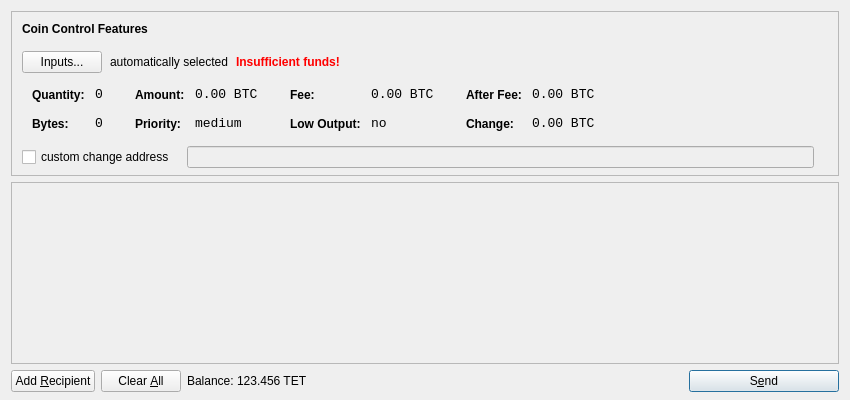
<?xml version="1.0" encoding="UTF-8"?>
<ui version="4.0">
 <class>SendCoinsDialog</class>
 <widget class="QDialog" name="SendCoinsDialog">
  <property name="geometry">
   <rect>
    <x>0</x>
    <y>0</y>
    <width>850</width>
    <height>400</height>
   </rect>
  </property>
  <property name="windowTitle">
   <string>Send Coins</string>
  </property>
  <layout class="QVBoxLayout" name="verticalLayout" stretch="0,1,0">
   <property name="bottomMargin">
    <number>8</number>
   </property>
   <item>
    <widget class="QFrame" name="frameCoinControl">
     <property name="sizePolicy">
      <sizepolicy hsizetype="Expanding" vsizetype="Expanding">
       <horstretch>0</horstretch>
       <verstretch>0</verstretch>
      </sizepolicy>
     </property>
     <property name="maximumSize">
      <size>
       <width>16777215</width>
       <height>16777215</height>
      </size>
     </property>
     <property name="frameShape">
      <enum>QFrame::StyledPanel</enum>
     </property>
     <property name="frameShadow">
      <enum>QFrame::Sunken</enum>
     </property>
     <layout class="QVBoxLayout" name="verticalLayoutCoinControl2">
      <property name="spacing">
       <number>-1</number>
      </property>
      <property name="leftMargin">
       <number>0</number>
      </property>
      <property name="topMargin">
       <number>0</number>
      </property>
      <property name="rightMargin">
       <number>0</number>
      </property>
      <property name="bottomMargin">
       <number>6</number>
      </property>
      <item>
       <layout class="QVBoxLayout" name="verticalLayoutCoinControl" stretch="0,0,0,0,1">
        <property name="spacing">
         <number>0</number>
        </property>
        <property name="leftMargin">
         <number>10</number>
        </property>
        <property name="topMargin">
         <number>10</number>
        </property>
        <item>
         <layout class="QHBoxLayout" name="horizontalLayoutCoinControl1">
          <property name="bottomMargin">
           <number>15</number>
          </property>
          <item>
           <widget class="QLabel" name="labelCoinControlFeatures">
            <property name="sizePolicy">
             <sizepolicy hsizetype="Preferred" vsizetype="Maximum">
              <horstretch>0</horstretch>
              <verstretch>0</verstretch>
             </sizepolicy>
            </property>
            <property name="font">
             <font>
              <weight>75</weight>
              <bold>true</bold>
             </font>
            </property>
            <property name="styleSheet">
             <string notr="true">font-weight:bold;</string>
            </property>
            <property name="text">
             <string>Coin Control Features</string>
            </property>
           </widget>
          </item>
         </layout>
        </item>
        <item>
         <layout class="QHBoxLayout" name="horizontalLayoutCoinControl2" stretch="0,0,0,0">
          <property name="spacing">
           <number>8</number>
          </property>
          <property name="bottomMargin">
           <number>10</number>
          </property>
          <item>
           <widget class="QPushButton" name="pushButtonCoinControl">
            <property name="styleSheet">
             <string notr="true"/>
            </property>
            <property name="text">
             <string>Inputs...</string>
            </property>
           </widget>
          </item>
          <item>
           <widget class="QLabel" name="labelCoinControlAutomaticallySelected">
            <property name="text">
             <string>automatically selected</string>
            </property>
            <property name="margin">
             <number>5</number>
            </property>
           </widget>
          </item>
          <item>
           <widget class="QLabel" name="labelCoinControlInsuffFunds">
            <property name="font">
             <font>
              <weight>75</weight>
              <bold>true</bold>
             </font>
            </property>
            <property name="styleSheet">
             <string notr="true">color:red;font-weight:bold;</string>
            </property>
            <property name="text">
             <string>Insufficient funds!</string>
            </property>
            <property name="margin">
             <number>5</number>
            </property>
           </widget>
          </item>
          <item>
           <spacer name="horizontalSpacerCoinControl">
            <property name="orientation">
             <enum>Qt::Horizontal</enum>
            </property>
            <property name="sizeHint" stdset="0">
             <size>
              <width>40</width>
              <height>1</height>
             </size>
            </property>
           </spacer>
          </item>
         </layout>
        </item>
        <item>
         <widget class="QWidget" name="widgetCoinControl" native="true">
          <property name="sizePolicy">
           <sizepolicy hsizetype="Preferred" vsizetype="Preferred">
            <horstretch>0</horstretch>
            <verstretch>0</verstretch>
           </sizepolicy>
          </property>
          <property name="minimumSize">
           <size>
            <width>0</width>
            <height>0</height>
           </size>
          </property>
          <property name="styleSheet">
           <string notr="true"/>
          </property>
          <layout class="QHBoxLayout" name="horizontalLayoutCoinControl5">
           <property name="margin">
            <number>0</number>
           </property>
           <item>
            <layout class="QHBoxLayout" name="horizontalLayoutCoinControl3" stretch="0,0,0,1">
             <property name="spacing">
              <number>20</number>
             </property>
             <property name="topMargin">
              <number>0</number>
             </property>
             <property name="bottomMargin">
              <number>10</number>
             </property>
             <item>
              <layout class="QFormLayout" name="formLayoutCoinControl1">
               <property name="horizontalSpacing">
                <number>10</number>
               </property>
               <property name="verticalSpacing">
                <number>14</number>
               </property>
               <property name="leftMargin">
                <number>10</number>
               </property>
               <property name="topMargin">
                <number>4</number>
               </property>
               <property name="rightMargin">
                <number>6</number>
               </property>
               <item row="0" column="0">
                <widget class="QLabel" name="labelCoinControlQuantityText">
                 <property name="styleSheet">
                  <string notr="true">font-weight:bold;</string>
                 </property>
                 <property name="text">
                  <string>Quantity:</string>
                 </property>
                 <property name="margin">
                  <number>0</number>
                 </property>
                </widget>
               </item>
               <item row="0" column="1">
                <widget class="QLabel" name="labelCoinControlQuantity">
                 <property name="font">
                  <font>
                   <family>Monospace</family>
                   <pointsize>10</pointsize>
                  </font>
                 </property>
                 <property name="cursor">
                  <cursorShape>IBeamCursor</cursorShape>
                 </property>
                 <property name="contextMenuPolicy">
                  <enum>Qt::ActionsContextMenu</enum>
                 </property>
                 <property name="text">
                  <string notr="true">0</string>
                 </property>
                 <property name="margin">
                  <number>0</number>
                 </property>
                 <property name="textInteractionFlags">
                  <set>Qt::LinksAccessibleByMouse|Qt::TextSelectableByKeyboard|Qt::TextSelectableByMouse</set>
                 </property>
                </widget>
               </item>
               <item row="1" column="0">
                <widget class="QLabel" name="labelCoinControlBytesText">
                 <property name="styleSheet">
                  <string notr="true">font-weight:bold;</string>
                 </property>
                 <property name="text">
                  <string>Bytes:</string>
                 </property>
                </widget>
               </item>
               <item row="1" column="1">
                <widget class="QLabel" name="labelCoinControlBytes">
                 <property name="font">
                  <font>
                   <family>Monospace</family>
                   <pointsize>10</pointsize>
                  </font>
                 </property>
                 <property name="cursor">
                  <cursorShape>IBeamCursor</cursorShape>
                 </property>
                 <property name="contextMenuPolicy">
                  <enum>Qt::ActionsContextMenu</enum>
                 </property>
                 <property name="text">
                  <string notr="true">0</string>
                 </property>
                 <property name="textInteractionFlags">
                  <set>Qt::LinksAccessibleByMouse|Qt::TextSelectableByKeyboard|Qt::TextSelectableByMouse</set>
                 </property>
                </widget>
               </item>
              </layout>
             </item>
             <item>
              <layout class="QFormLayout" name="formLayoutCoinControl2">
               <property name="horizontalSpacing">
                <number>10</number>
               </property>
               <property name="verticalSpacing">
                <number>14</number>
               </property>
               <property name="leftMargin">
                <number>6</number>
               </property>
               <property name="topMargin">
                <number>4</number>
               </property>
               <property name="rightMargin">
                <number>6</number>
               </property>
               <item row="0" column="0">
                <widget class="QLabel" name="labelCoinControlAmountText">
                 <property name="styleSheet">
                  <string notr="true">font-weight:bold;</string>
                 </property>
                 <property name="text">
                  <string>Amount:</string>
                 </property>
                 <property name="margin">
                  <number>0</number>
                 </property>
                </widget>
               </item>
               <item row="0" column="1">
                <widget class="QLabel" name="labelCoinControlAmount">
                 <property name="font">
                  <font>
                   <family>Monospace</family>
                   <pointsize>10</pointsize>
                  </font>
                 </property>
                 <property name="cursor">
                  <cursorShape>IBeamCursor</cursorShape>
                 </property>
                 <property name="contextMenuPolicy">
                  <enum>Qt::ActionsContextMenu</enum>
                 </property>
                 <property name="text">
                  <string notr="true">0.00 BTC</string>
                 </property>
                 <property name="textInteractionFlags">
                  <set>Qt::LinksAccessibleByMouse|Qt::TextSelectableByKeyboard|Qt::TextSelectableByMouse</set>
                 </property>
                </widget>
               </item>
               <item row="1" column="0">
                <widget class="QLabel" name="labelCoinControlPriorityText">
                 <property name="styleSheet">
                  <string notr="true">font-weight:bold;</string>
                 </property>
                 <property name="text">
                  <string>Priority:</string>
                 </property>
                </widget>
               </item>
               <item row="1" column="1">
                <widget class="QLabel" name="labelCoinControlPriority">
                 <property name="font">
                  <font>
                   <family>Monospace</family>
                   <pointsize>10</pointsize>
                  </font>
                 </property>
                 <property name="cursor">
                  <cursorShape>IBeamCursor</cursorShape>
                 </property>
                 <property name="contextMenuPolicy">
                  <enum>Qt::ActionsContextMenu</enum>
                 </property>
                 <property name="text">
                  <string>medium</string>
                 </property>
                 <property name="textInteractionFlags">
                  <set>Qt::LinksAccessibleByMouse|Qt::TextSelectableByKeyboard|Qt::TextSelectableByMouse</set>
                 </property>
                </widget>
               </item>
              </layout>
             </item>
             <item>
              <layout class="QFormLayout" name="formLayoutCoinControl3">
               <property name="horizontalSpacing">
                <number>10</number>
               </property>
               <property name="verticalSpacing">
                <number>14</number>
               </property>
               <property name="leftMargin">
                <number>6</number>
               </property>
               <property name="topMargin">
                <number>4</number>
               </property>
               <property name="rightMargin">
                <number>6</number>
               </property>
               <item row="0" column="0">
                <widget class="QLabel" name="labelCoinControlFeeText">
                 <property name="styleSheet">
                  <string notr="true">font-weight:bold;</string>
                 </property>
                 <property name="text">
                  <string>Fee:</string>
                 </property>
                 <property name="margin">
                  <number>0</number>
                 </property>
                </widget>
               </item>
               <item row="0" column="1">
                <widget class="QLabel" name="labelCoinControlFee">
                 <property name="font">
                  <font>
                   <family>Monospace</family>
                   <pointsize>10</pointsize>
                  </font>
                 </property>
                 <property name="cursor">
                  <cursorShape>IBeamCursor</cursorShape>
                 </property>
                 <property name="contextMenuPolicy">
                  <enum>Qt::ActionsContextMenu</enum>
                 </property>
                 <property name="text">
                  <string notr="true">0.00 BTC</string>
                 </property>
                 <property name="textInteractionFlags">
                  <set>Qt::LinksAccessibleByMouse|Qt::TextSelectableByKeyboard|Qt::TextSelectableByMouse</set>
                 </property>
                </widget>
               </item>
               <item row="1" column="0">
                <widget class="QLabel" name="labelCoinControlLowOutputText">
                 <property name="styleSheet">
                  <string notr="true">font-weight:bold;</string>
                 </property>
                 <property name="text">
                  <string>Low Output:</string>
                 </property>
                </widget>
               </item>
               <item row="1" column="1">
                <widget class="QLabel" name="labelCoinControlLowOutput">
                 <property name="font">
                  <font>
                   <family>Monospace</family>
                   <pointsize>10</pointsize>
                  </font>
                 </property>
                 <property name="cursor">
                  <cursorShape>IBeamCursor</cursorShape>
                 </property>
                 <property name="contextMenuPolicy">
                  <enum>Qt::ActionsContextMenu</enum>
                 </property>
                 <property name="text">
                  <string>no</string>
                 </property>
                 <property name="textInteractionFlags">
                  <set>Qt::LinksAccessibleByMouse|Qt::TextSelectableByKeyboard|Qt::TextSelectableByMouse</set>
                 </property>
                </widget>
               </item>
              </layout>
             </item>
             <item>
              <layout class="QFormLayout" name="formLayoutCoinControl4">
               <property name="horizontalSpacing">
                <number>10</number>
               </property>
               <property name="verticalSpacing">
                <number>14</number>
               </property>
               <property name="leftMargin">
                <number>6</number>
               </property>
               <property name="topMargin">
                <number>4</number>
               </property>
               <property name="rightMargin">
                <number>6</number>
               </property>
               <item row="0" column="0">
                <widget class="QLabel" name="labelCoinControlAfterFeeText">
                 <property name="styleSheet">
                  <string notr="true">font-weight:bold;</string>
                 </property>
                 <property name="text">
                  <string>After Fee:</string>
                 </property>
                 <property name="margin">
                  <number>0</number>
                 </property>
                </widget>
               </item>
               <item row="0" column="1">
                <widget class="QLabel" name="labelCoinControlAfterFee">
                 <property name="font">
                  <font>
                   <family>Monospace</family>
                   <pointsize>10</pointsize>
                  </font>
                 </property>
                 <property name="cursor">
                  <cursorShape>IBeamCursor</cursorShape>
                 </property>
                 <property name="contextMenuPolicy">
                  <enum>Qt::ActionsContextMenu</enum>
                 </property>
                 <property name="text">
                  <string notr="true">0.00 BTC</string>
                 </property>
                 <property name="textInteractionFlags">
                  <set>Qt::LinksAccessibleByMouse|Qt::TextSelectableByKeyboard|Qt::TextSelectableByMouse</set>
                 </property>
                </widget>
               </item>
               <item row="1" column="0">
                <widget class="QLabel" name="labelCoinControlChangeText">
                 <property name="styleSheet">
                  <string notr="true">font-weight:bold;</string>
                 </property>
                 <property name="text">
                  <string>Change:</string>
                 </property>
                </widget>
               </item>
               <item row="1" column="1">
                <widget class="QLabel" name="labelCoinControlChange">
                 <property name="font">
                  <font>
                   <family>Monospace</family>
                   <pointsize>10</pointsize>
                  </font>
                 </property>
                 <property name="cursor">
                  <cursorShape>IBeamCursor</cursorShape>
                 </property>
                 <property name="contextMenuPolicy">
                  <enum>Qt::ActionsContextMenu</enum>
                 </property>
                 <property name="text">
                  <string notr="true">0.00 BTC</string>
                 </property>
                 <property name="textInteractionFlags">
                  <set>Qt::LinksAccessibleByMouse|Qt::TextSelectableByKeyboard|Qt::TextSelectableByMouse</set>
                 </property>
                </widget>
               </item>
              </layout>
             </item>
            </layout>
           </item>
          </layout>
         </widget>
        </item>
        <item>
         <layout class="QHBoxLayout" name="horizontalLayoutCoinControl4" stretch="0,0,0">
          <property name="spacing">
           <number>12</number>
          </property>
          <property name="sizeConstraint">
           <enum>QLayout::SetDefaultConstraint</enum>
          </property>
          <property name="topMargin">
           <number>5</number>
          </property>
          <property name="rightMargin">
           <number>5</number>
          </property>
          <item>
           <widget class="QCheckBox" name="checkBoxCoinControlChange">
            <property name="text">
             <string>custom change address</string>
            </property>
           </widget>
          </item>
          <item>
           <widget class="QLineEdit" name="lineEditCoinControlChange">
            <property name="enabled">
             <bool>false</bool>
            </property>
            <property name="sizePolicy">
             <sizepolicy hsizetype="Expanding" vsizetype="Fixed">
              <horstretch>0</horstretch>
              <verstretch>0</verstretch>
             </sizepolicy>
            </property>
           </widget>
          </item>
          <item>
           <widget class="QLabel" name="labelCoinControlChangeLabel">
            <property name="sizePolicy">
             <sizepolicy hsizetype="Preferred" vsizetype="Expanding">
              <horstretch>0</horstretch>
              <verstretch>0</verstretch>
             </sizepolicy>
            </property>
            <property name="minimumSize">
             <size>
              <width>0</width>
              <height>0</height>
             </size>
            </property>
            <property name="text">
             <string/>
            </property>
            <property name="margin">
             <number>3</number>
            </property>
           </widget>
          </item>
         </layout>
        </item>
        <item>
         <spacer name="verticalSpacerCoinControl">
          <property name="orientation">
           <enum>Qt::Vertical</enum>
          </property>
          <property name="sizeHint" stdset="0">
           <size>
            <width>800</width>
            <height>1</height>
           </size>
          </property>
         </spacer>
        </item>
       </layout>
      </item>
     </layout>
    </widget>
   </item>
   <item>
    <widget class="QScrollArea" name="scrollArea">
     <property name="widgetResizable">
      <bool>true</bool>
     </property>
     <widget class="QWidget" name="scrollAreaWidgetContents">
      <property name="geometry">
       <rect>
        <x>0</x>
        <y>0</y>
        <width>830</width>
        <height>165</height>
       </rect>
      </property>
      <layout class="QVBoxLayout" name="verticalLayout_2">
       <property name="margin">
        <number>0</number>
       </property>
       <item>
        <layout class="QVBoxLayout" name="entries">
         <property name="spacing">
          <number>6</number>
         </property>
        </layout>
       </item>
       <item>
        <spacer name="verticalSpacer">
         <property name="orientation">
          <enum>Qt::Vertical</enum>
         </property>
         <property name="sizeHint" stdset="0">
          <size>
           <width>20</width>
           <height>40</height>
          </size>
         </property>
        </spacer>
       </item>
      </layout>
     </widget>
    </widget>
   </item>
   <item>
    <layout class="QHBoxLayout" name="horizontalLayout">
     <item>
      <widget class="QPushButton" name="addButton">
       <property name="toolTip">
        <string>Send to multiple recipients at once</string>
       </property>
       <property name="text">
        <string>Add &amp;Recipient</string>
       </property>
       <property name="icon">
        <iconset resource="../bitcoin.qrc">
         <normaloff>:/icons/add</normaloff>:/icons/add</iconset>
       </property>
       <property name="autoDefault">
        <bool>false</bool>
       </property>
      </widget>
     </item>
     <item>
      <widget class="QPushButton" name="clearButton">
       <property name="sizePolicy">
        <sizepolicy hsizetype="Minimum" vsizetype="Fixed">
         <horstretch>0</horstretch>
         <verstretch>0</verstretch>
        </sizepolicy>
       </property>
       <property name="toolTip">
        <string>Remove all transaction fields</string>
       </property>
       <property name="text">
        <string>Clear &amp;All</string>
       </property>
       <property name="icon">
        <iconset resource="../bitcoin.qrc">
         <normaloff>:/icons/remove</normaloff>:/icons/remove</iconset>
       </property>
       <property name="autoRepeatDelay">
        <number>300</number>
       </property>
       <property name="autoDefault">
        <bool>false</bool>
       </property>
      </widget>
     </item>
     <item>
      <layout class="QHBoxLayout" name="horizontalLayout_2">
       <property name="spacing">
        <number>3</number>
       </property>
       <item>
        <widget class="QLabel" name="label">
         <property name="text">
          <string>Balance:</string>
         </property>
        </widget>
       </item>
       <item>
        <widget class="QLabel" name="labelBalance">
         <property name="cursor">
          <cursorShape>IBeamCursor</cursorShape>
         </property>
         <property name="text">
          <string>123.456 TET</string>
         </property>
         <property name="textInteractionFlags">
          <set>Qt::LinksAccessibleByMouse|Qt::TextSelectableByKeyboard|Qt::TextSelectableByMouse</set>
         </property>
        </widget>
       </item>
      </layout>
     </item>
     <item>
      <spacer name="horizontalSpacer">
       <property name="orientation">
        <enum>Qt::Horizontal</enum>
       </property>
       <property name="sizeHint" stdset="0">
        <size>
         <width>40</width>
         <height>20</height>
        </size>
       </property>
      </spacer>
     </item>
     <item>
      <widget class="QPushButton" name="sendButton">
       <property name="minimumSize">
        <size>
         <width>150</width>
         <height>0</height>
        </size>
       </property>
       <property name="toolTip">
        <string>Confirm the send action</string>
       </property>
       <property name="text">
        <string>S&amp;end</string>
       </property>
       <property name="icon">
        <iconset resource="../bitcoin.qrc">
         <normaloff>:/icons/send</normaloff>:/icons/send</iconset>
       </property>
       <property name="default">
        <bool>true</bool>
       </property>
      </widget>
     </item>
    </layout>
   </item>
  </layout>
 </widget>
 <resources>
  <include location="../bitcoin.qrc"/>
 </resources>
 <connections/>
</ui>
